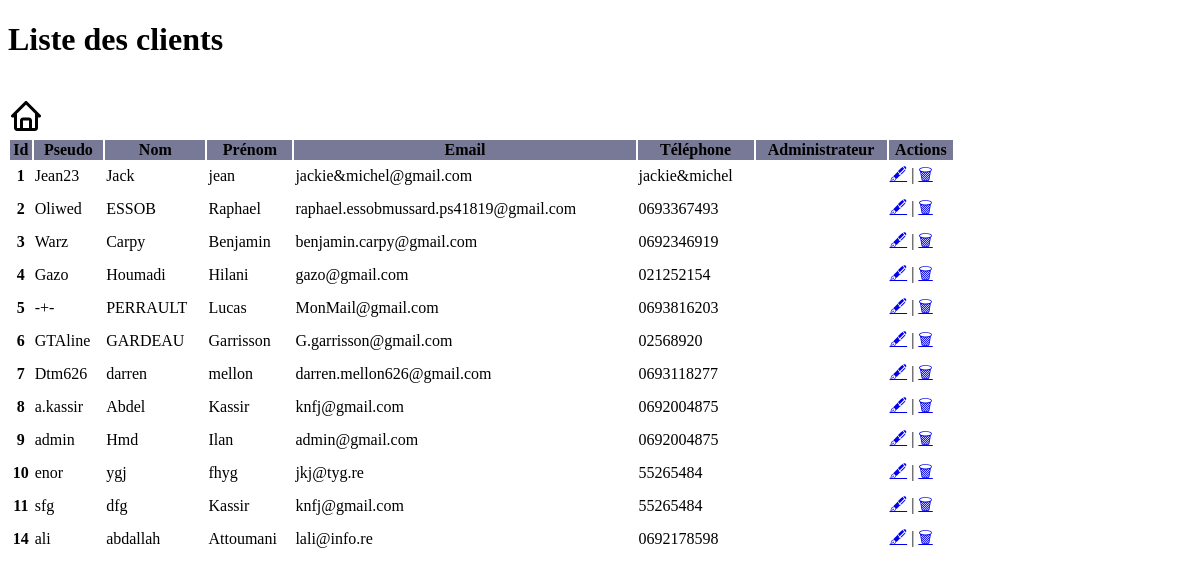
Before: /vueClients.php with the older database file.
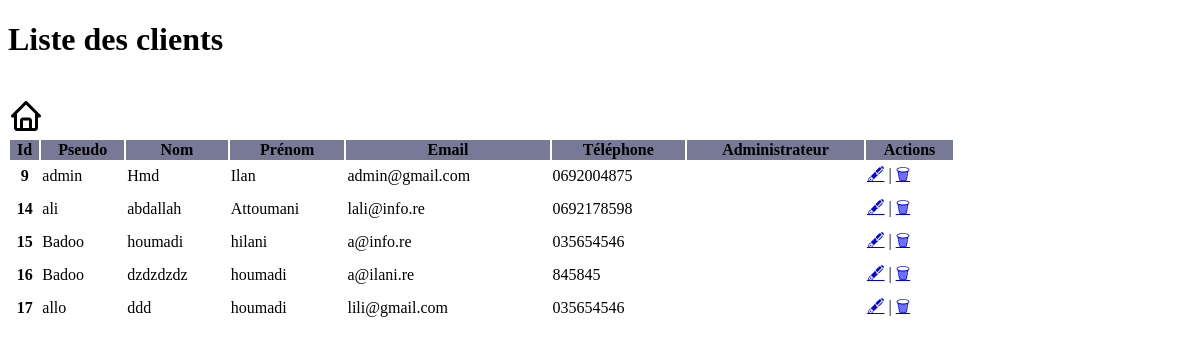
After: the same page with the newer database file.
### tables this page shows
CREATE TABLE `utilisateur` (
  `id` int NOT NULL AUTO_INCREMENT,
  `id_adresse` int DEFAULT NULL,
  `id_commande` int DEFAULT NULL,
  `identifiant_utilisateur` varchar(50) NOT NULL,
  `nom_utilisateur` varchar(50) NOT NULL,
  `prenom_utilisateur` varchar(50) NOT NULL,
  `mail_utilisateur` varchar(50) NOT NULL,
  `tel_utilisateur` varchar(50) DEFAULT NULL,
  `mdp_utilisateur` varchar(255) NOT NULL,
  PRIMARY KEY (`id`),
  KEY `id_adresse` (`id_adresse`),
  KEY `id_commande` (`id_commande`),
  CONSTRAINT `utilisateur_ibfk_1` FOREIGN KEY (`id_adresse`) REFERENCES `adresse_utilisateur` (`id`),
  CONSTRAINT `utilisateur_ibfk_2` FOREIGN KEY (`id_commande`) REFERENCES `commande` (`id`)
);

### connexionDB.php (called while the page is built, shortened)
<?php
class Connexiondb{
    private $host = "localhost";
    private $db = "walliDB";
    private $user = "btssio";
    private $pass = "btssio";
    private $sgbd = "mysql";
    protected $cnx;
    public function __construct(){
        return $this->connectDB();
	}
    private function connectDB(){
        try{
            $this->cnx = new PDO("$this->sgbd:host=$this->host;dbname=$this->db", $this->user,$this->pass);
        } catch (PDOException $e){
            die("Erreur!: " . $e->getMessage() . "<br>");
        }
    }
    public function getRequete($rqt){
        $line = $this->cnx->query($rqt);
            return $line;
    }
}
    $cnx = new Connexiondb();
?>

### vueClients.php (the view, shortened to what this page needs)
<!DOCTYPE html>
<html lang="fr">
<head>
</head>
<h1>Liste des clients</h1>
<br>
<a href="index.php" class="nav-link" aria-current="page"><img/></a>
<?php
require_once("connexionDB.php");
$sql1 = "SELECT * FROM utilisateur;";
$rqt = $cnx->getRequete($sql1);
$res = $rqt->fetchAll(PDO::FETCH_ASSOC);
?>
<body>
    <table width='80%' border=0>
        <thead class="table-light">
            <tr bgcolor='#787996'>
                <th scope="col">Id</th>
                <th scope="col">Pseudo</th>
                <th scope="col">Nom</th>
                <th scope="col">Prénom</th>
                <th scope="col">Email</th>
                <th scope="col">Téléphone</th>
                <th scope="col">Administrateur</th>
                <th scope="col">Actions</th>
            </tr>
        </thead>
        <tbody>
        <?php foreach ($res as $line): ?>
          <tr class='align-bottom'>
            <th scope='row'><?= $line['id'] ?></th>
            <td><?= $line['identifiant_utilisateur'] ?></td>
            <td><?= $line['nom_utilisateur'] ?></td>
            <td><?= $line['prenom_utilisateur'] ?></td>
            <td><?= $line['mail_utilisateur'] ?></td>
            <td><?= $line['tel_utilisateur'] ?></td>
            <td><?= $line['administrateur'] ?></td>
            <td>
                <a href="updateProfileClient.php?id=<?= $line['id'] ?>">🖋</a> |
                <a href="deleteProfile.php?id=<?= $line['id'] ?>">&#128465;</a>
            </td>
          <tr>
        <?php endforeach; ?>
      </tbody>
    </table>
</body>
</html>

Changed rows visible on the page:
removed utilisateur: id "1", identifiant_utilisateur "Jean23", nom_utilisateur "Jack", prenom_utilisateur "jean", mail_utilisateur "jackie&michel@gmail.com", tel_utilisateur "jackie&michel"
removed utilisateur: id "2", identifiant_utilisateur "Oliwed", nom_utilisateur "ESSOB", prenom_utilisateur "Raphael", mail_utilisateur "raphael.essobmussard.ps41819@gmail.com", tel_utilisateur "0693367493"
removed utilisateur: id "3", identifiant_utilisateur "Warz", nom_utilisateur "Carpy", prenom_utilisateur "Benjamin", mail_utilisateur "benjamin.carpy@gmail.com", tel_utilisateur "0692346919"
removed utilisateur: id "4", identifiant_utilisateur "Gazo", nom_utilisateur "Houmadi", prenom_utilisateur "Hilani", mail_utilisateur "gazo@gmail.com", tel_utilisateur "021252154"
removed utilisateur: id "5", identifiant_utilisateur "-+-", nom_utilisateur "PERRAULT", prenom_utilisateur "Lucas", mail_utilisateur "MonMail@gmail.com", tel_utilisateur "0693816203"
removed utilisateur: id "6", identifiant_utilisateur "GTAline", nom_utilisateur "GARDEAU", prenom_utilisateur "Garrisson", mail_utilisateur "G.garrisson@gmail.com", tel_utilisateur "02568920"
removed utilisateur: id "7", identifiant_utilisateur "Dtm626", nom_utilisateur "darren", prenom_utilisateur "mellon", mail_utilisateur "darren.mellon626@gmail.com", tel_utilisateur "0693118277"
removed utilisateur: id "8", identifiant_utilisateur "a.kassir", nom_utilisateur "Abdel", prenom_utilisateur "Kassir", mail_utilisateur "knfj@gmail.com", tel_utilisateur "0692004875"
removed utilisateur: id "10", identifiant_utilisateur "enor", nom_utilisateur "ygj", prenom_utilisateur "fhyg", mail_utilisateur "jkj@tyg.re", tel_utilisateur "55265484"
removed utilisateur: id "11", identifiant_utilisateur "sfg", nom_utilisateur "dfg", prenom_utilisateur "Kassir", mail_utilisateur "knfj@gmail.com", tel_utilisateur "55265484"
added utilisateur: id "15", identifiant_utilisateur "Badoo", nom_utilisateur "houmadi", prenom_utilisateur "hilani", mail_utilisateur "a@info.re", tel_utilisateur "035654546"
added utilisateur: id "16", identifiant_utilisateur "Badoo", nom_utilisateur "dzdzdzdz", prenom_utilisateur "houmadi", mail_utilisateur "a@ilani.re", tel_utilisateur "845845"
added utilisateur: id "17", identifiant_utilisateur "allo", nom_utilisateur "ddd", prenom_utilisateur "houmadi", mail_utilisateur "lili@gmail.com", tel_utilisateur "035654546"
